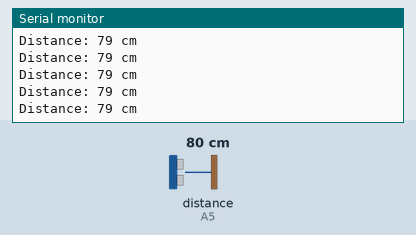
This sketch was run on a simulated Arduino Uno, built with avr-gcc and run on an emulated ATmega328P. Shown: the last lines printed to the serial monitor. Wiring (inferred from the names in the program): ultrasonic range finder: trigger A5; echo A5. The test bench sets the inputs (shaded band); at power-on: distance to the obstacle (sensor on A5) 80 cm. The echo pulse lasts 58.3 µs per cm.

Above: at 1.2 s.
1.3 s: distance to the obstacle (sensor on A5) set to 2 cm
At 1.38 s:
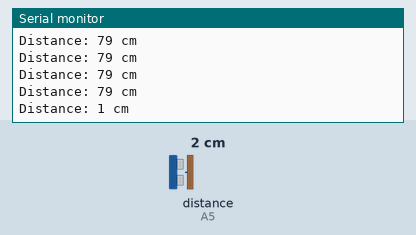
2.8 s: distance to the obstacle (sensor on A5) set to 4 cm
At 2.8 s:
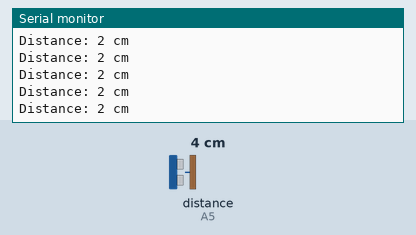
4.3 s: distance to the obstacle (sensor on A5) set to 299 cm
At 4.33 s:
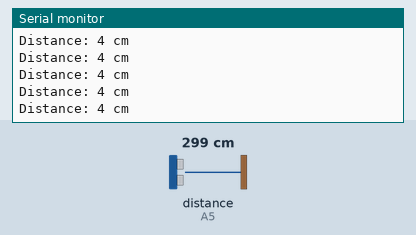
7.3 s: distance to the obstacle (sensor on A5) set to 35 cm
At 7.4 s:
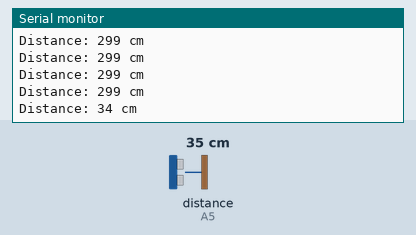
10.3 s: distance to the obstacle (sensor on A5) set to 250 cm
At 10.4 s:
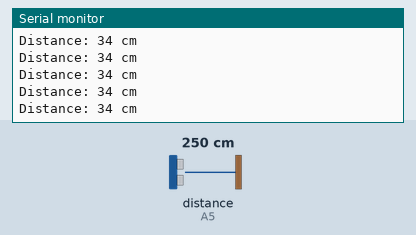
Timing chart, 0 to 13.3 s (numbered marks = the images above; inputs shaded):
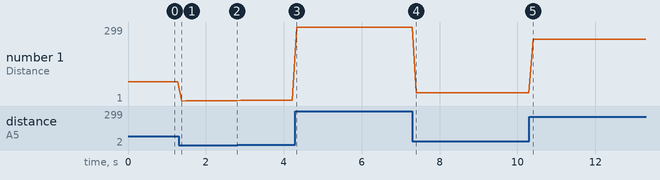

The sketch:

sen136b5b_sensor_test.ino
```cpp
/*
  Пример работы с УЗ датчиком расстояния HC-SR04
  Created by Rostislav Varzar
*/

#define sigPin A5
int maximumRange = 400;
int minimumRange = 0;
long duration = 0;
long distance = 0;

void setup() {
  // Инициализация последовательного порта
  Serial.begin(9600);
}

void loop() {
  // Измерение
  pinMode(sigPin, OUTPUT);
  digitalWrite(sigPin, LOW);
  delayMicroseconds(2);
  digitalWrite(sigPin, HIGH);
  delayMicroseconds(10);
  digitalWrite(sigPin, LOW);
  pinMode(sigPin, INPUT);
  duration = pulseIn(sigPin, HIGH);
  distance = duration / 58.2;
  if (distance >= maximumRange || distance <= minimumRange) {
    distance = -1;
  }
  // Вывод измеренных значений
  Serial.println("Distance: " + String(distance) + " cm");
  delay(100);
}
```

Measured:
- after the input at 1.3 s, the serial monitor: prints a new line after 0.08 s (image 1)
- after the input at 7.3 s, the serial monitor: prints a new line after 0.10 s (image 4)
- plotted number 1: 79 → 2 after the input at 1.3 s, 2 → 4 after the input at 2.8 s, 4 → 299 after the input at 4.3 s, 299 → 34 after the input at 7.3 s, 34 → 250 after the input at 10.3 s
